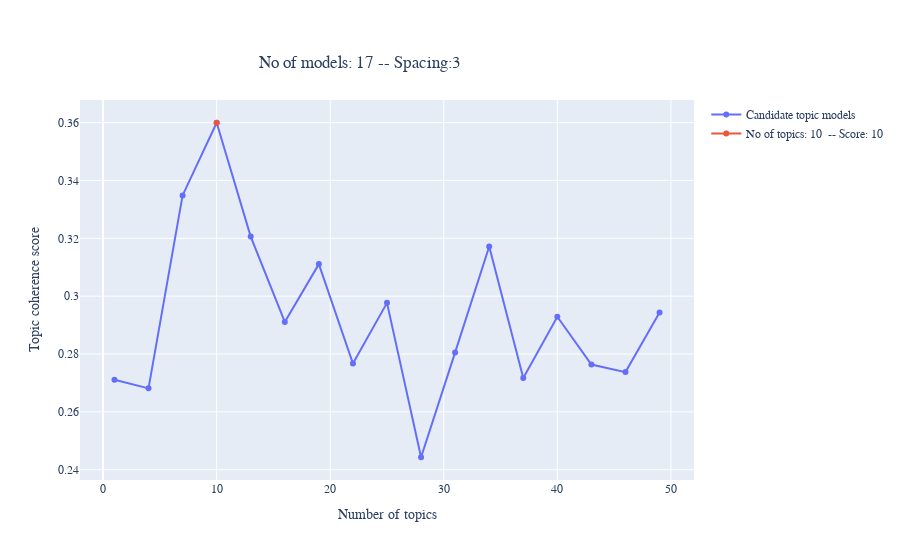

Source (notebook cell):
### Code cell
no_topics_multex = 10
plot_topic_scores(multex_scores,reference = no_topics_multex)

multex_model = extract_model(multex_scores, no_topics_multex)
print(multex_model)

### Figure 1 — Plotly figure (JSON) as saved in the notebook; plotly's stock layout.template omitted (floating-point values rounded to 4 significant figures)
{"data": [{"name": "Candidate topic models", "type": "scatter", "x": [1, 4, 7, 10, 13, 16, 19, 22, 25, 28, 31, 34, 37, 40, 43, 46, 49], "y": [0.2711, 0.2681, 0.3348, 0.3599, 0.3206, 0.2911, 0.3111, 0.2767, 0.2977, 0.2443, 0.2806, 0.3172, 0.2717, 0.2929, 0.2764, 0.2737, 0.2944]}, {"name": "No of topics: 10\n -- Score: 10", "type": "scatter", "x": [10], "y": [0.3599]}], "layout": {"autosize": true, "font": {"family": "Arial"}, "legend": {"title": {"text": ""}}, "title": {"text": "No of models: 17 -- Spacing:3", "x": 0.4, "xanchor": "center", "y": 0.9, "yanchor": "top"}, "xaxis": {"autorange": true, "range": [-2.133, 52.13], "title": {"text": "Number of topics"}, "type": "linear"}, "yaxis": {"autorange": true, "range": [0.2348, 0.3695], "title": {"text": "Topic coherence score"}, "type": "linear"}}}
